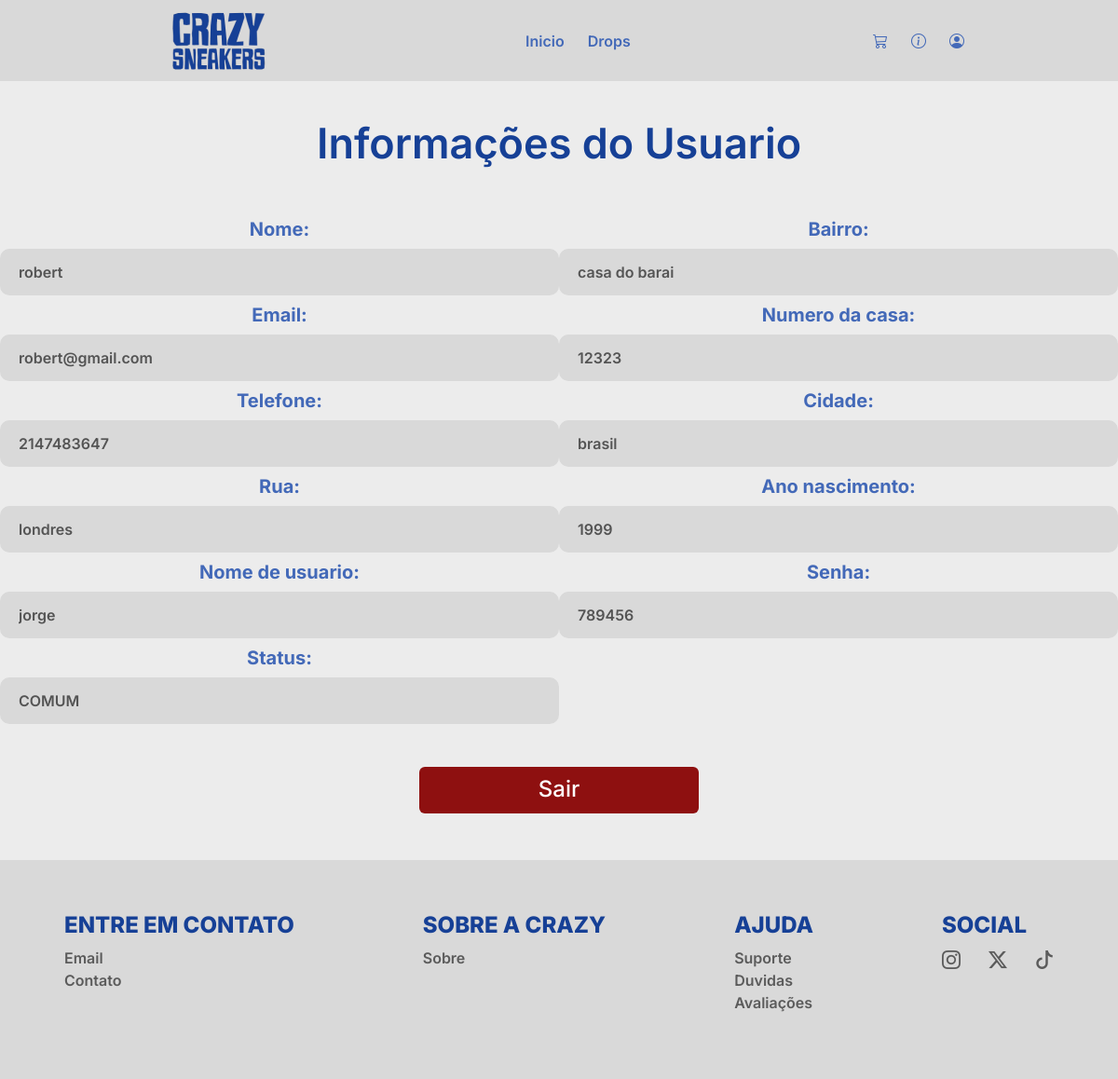
Screenshot of /exibirDadosUsuario.php (signed in) with the database file from the repository.
### tables this page shows
CREATE TABLE `tb_usuario` (
  `id` int(11) NOT NULL,
  `usuario` varchar(255) NOT NULL,
  `senha` varchar(100) NOT NULL,
  `id_info_usuario` int(11) NOT NULL
);

CREATE TABLE `tb_info_usuario` (
  `id` int(11) NOT NULL,
  `nome` varchar(255) NOT NULL,
  `email` varchar(255) NOT NULL,
  `telefone` int(11) NOT NULL,
  `rua` varchar(255) NOT NULL,
  `bairro` varchar(100) NOT NULL,
  `n_casa` int(5) NOT NULL,
  `cidade` varchar(100) NOT NULL,
  `ano_nascimento` int(4) NOT NULL,
  `status` varchar(50) DEFAULT 'COMUM'
);

### classes/DadosUsuarios.php (called while the page is built)
<?php
class DadosUsuarios
{
    public $conexaoBanco;
    public function __construct()
    {
        $dsn = 'mysql:dbname=db_crazy_sneakers;host=127.0.0.1';
        $user = 'root';
        $password = '';
        return $this->conexaoBanco = new PDO($dsn, $user, $password);
    }
    public function exibirInformacoesUsuario()
    {
        $teste = $_SESSION['id'];
        $select = "SELECT
    tb_usuario.id,
    tb_usuario.usuario,
    tb_usuario.senha,
    tb_info_usuario.nome,
    tb_info_usuario.email,
    tb_info_usuario.telefone,
    tb_info_usuario.rua,
    tb_info_usuario.bairro,
    tb_info_usuario.n_casa,
    tb_info_usuario.cidade,
    tb_info_usuario.ano_nascimento,
    tb_info_usuario.status
FROM tb_usuario
INNER JOIN tb_info_usuario ON tb_usuario.id_info_usuario = tb_info_usuario.id
WHERE tb_info_usuario.id = " . $teste;
    return $this->conexaoBanco->query($select)->fetch();
    }
}

### includes/dadosUsuarioForm.php (the view)
<section id="perfil">
    <main class="container-perfil">
        <h1>Informações do Usuario</h1>
        <form action="#" method="POST">
            <div class="row">
                <div class="col-6">
                    <div class="primeira-coluna">
                        <label>Nome:</label>
                        <input type="text" value="<?= $informacoesUsuario['nome'] ?>" disabled>
                        <label>Email:</label>
                        <input type="email" value="<?= $informacoesUsuario['email'] ?>" disabled>
                        <label>Telefone:</label>
                        <input type="number" value="<?= $informacoesUsuario['telefone'] ?>" disabled>
                        <label>Rua:</label>
                        <input type="text" value="<?= $informacoesUsuario['rua'] ?>" disabled>
                        <label>Nome de usuario:</label>
                        <input type="text" value="<?= $informacoesUsuario['usuario'] ?>" disabled>
                        <label>Status:</label>
                        <input type="text" value="<?= $informacoesUsuario['status'] ?>" disabled>
                        <a href="./exibirDadosUsuario.php?sair=true" class="btn btn-primary">Sair</a>
                    </div>
                </div>
                <div class="col-6">
                    <div class="segunda-coluna">
                        <label>Bairro:</label>
                        <input type="text" value="<?= $informacoesUsuario['bairro'] ?>" disabled>
                        <label>Numero da casa:</label>
                        <input type="number" value="<?= $informacoesUsuario['n_casa'] ?>" disabled>
                        <label>Cidade:</label>
                        <input type="text" value="<?= $informacoesUsuario['cidade'] ?>" disabled>
                        <label>Ano nascimento:</label>
                        <input type="number" value="<?= $informacoesUsuario['ano_nascimento'] ?>" disabled>
                        <label>Senha:</label>
                        <input type="text" value="<?= $informacoesUsuario['senha'] ?>" disabled>
                    </div>
                </div>
            </div>
        </form>
    </main>
</section>

### assets/css/style.css (style rules this page uses)
* { padding: 0; margin: 0; font-family: "Inter", sans-serif; font-optical-sizing: auto; font-weight: 600; font-style: normal; }

### assets/css/tenis_recomendados.css (style rules this page uses)
body { background: #ECECEC; }
.row { --bs-gutter-x: 0; --bs-gutter-y: 0; }

### assets/css/tela_login.css (style rules this page uses)
.row { --bs-gutter-x: 0; --bs-gutter-y: 0; }

### assets/css/perfil.css (style rules this page uses)
#perfil .container-perfil>h1 { font-size: 45px; font-weight: 600; display: flex; justify-content: center; color: #164096; margin: 40px 0 50px 0; }
#perfil .container-perfil .primeira-coluna>input { width: 600px; height: 50px; padding-left: 20px; border: none; outline: none; background-color: #D9D9D9; border-radius: 10px; margin: 6px; }
#perfil .container-perfil .segunda-coluna>input { width: 600px; height: 50px; padding-left: 20px; outline: none; border: none; background-color: #D9D9D9; border-radius: 10px; margin: 6px; }
#perfil .container-perfil .primeira-coluna, .segunda-coluna { display: flex; flex-direction: column; align-items: center; justify-content: space-around; }
#perfil .container-perfil .primeira-coluna>label { font-size: 20px; font-weight: 700; color: #4369B8; }
#perfil .container-perfil .segunda-coluna>label { font-size: 20px; font-weight: 700; color: #4369B8; }
#perfil .container-perfil .primeira-coluna>a { width: 300px; height: 50px; margin-top: 40px; margin-left: 100%; margin-bottom: 50px; font-size: 24px; font-weight: 500; color: #fff; border: none; background-color: #8e1010; transition: 0.3s ease-in-out; }

### rows the page displays
tb_usuario: id_info_usuario.nome "robert", id_info_usuario.email "robert@gmail.com", id_info_usuario.telefone "2147483647", id_info_usuario.rua "londres", usuario "jorge", id_info_usuario.status "COMUM", id_info_usuario.bairro "casa do barai", id_info_usuario.n_casa "12323", id_info_usuario.cidade "brasil", id_info_usuario.ano_nascimento "1999", senha "789456"
